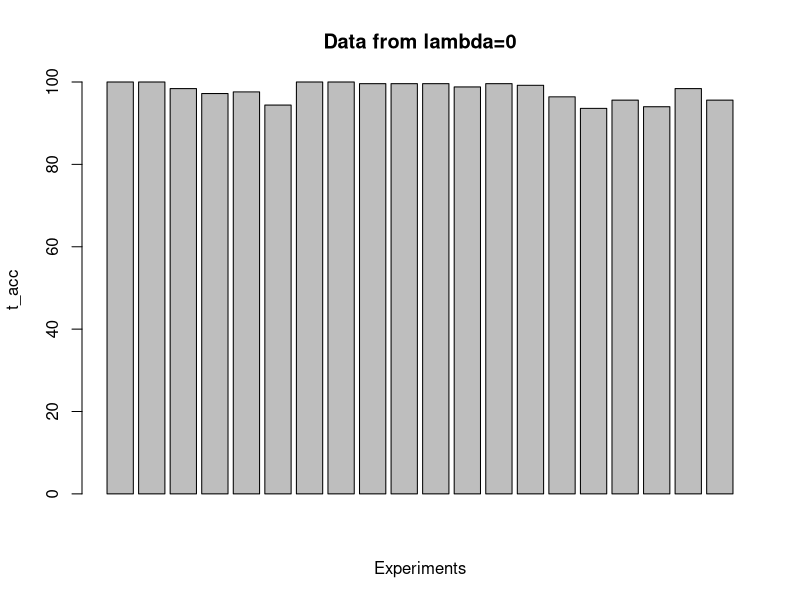
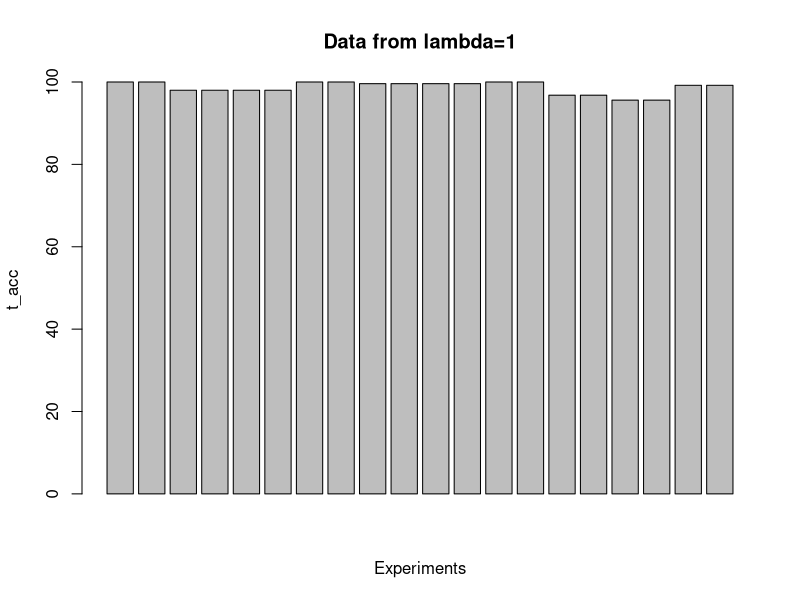
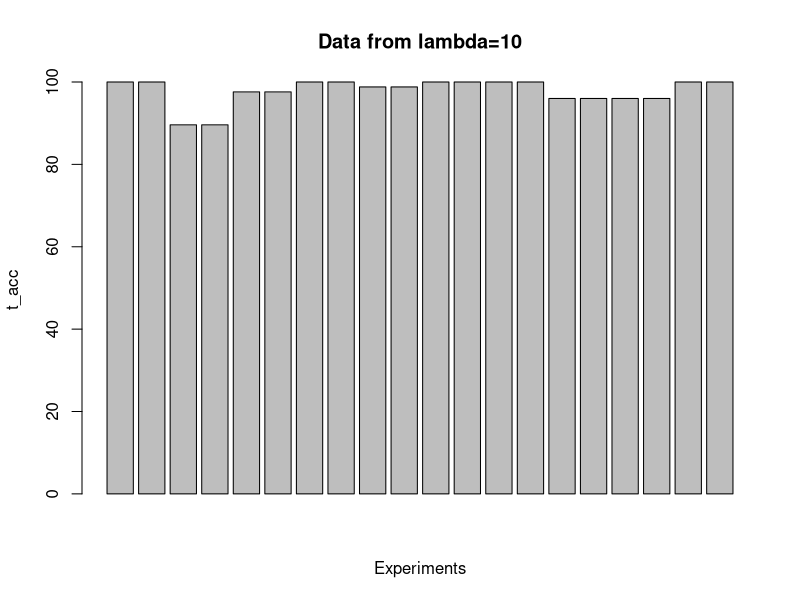
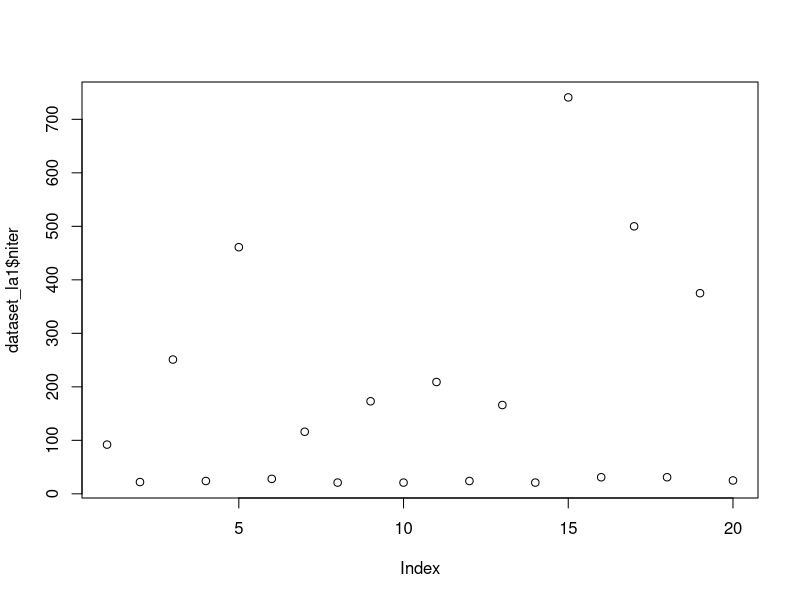
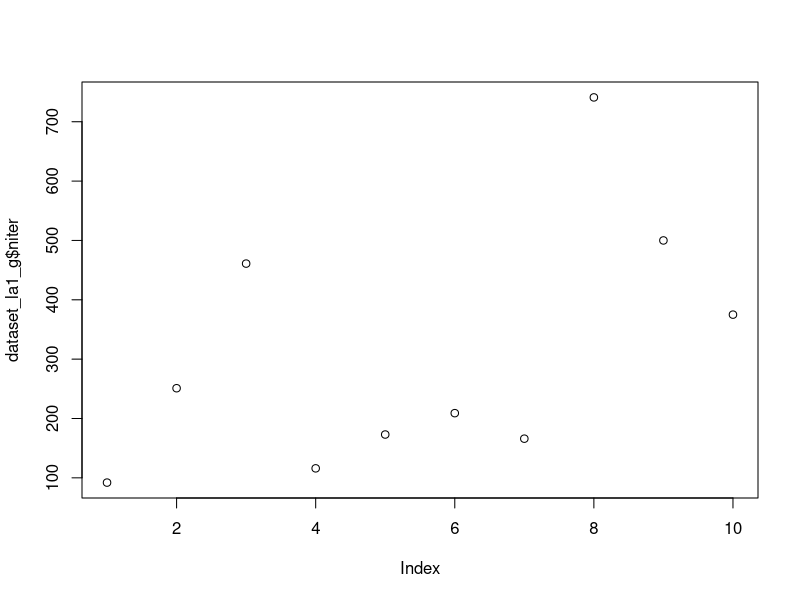
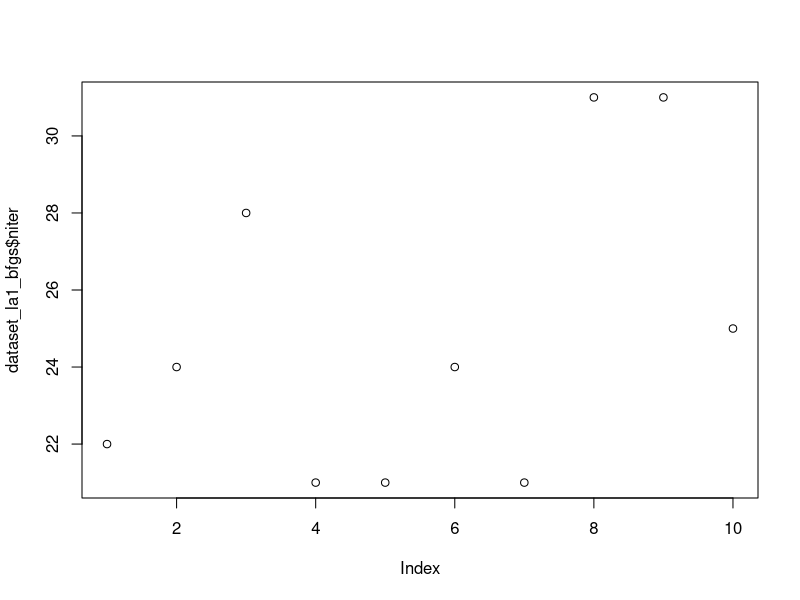
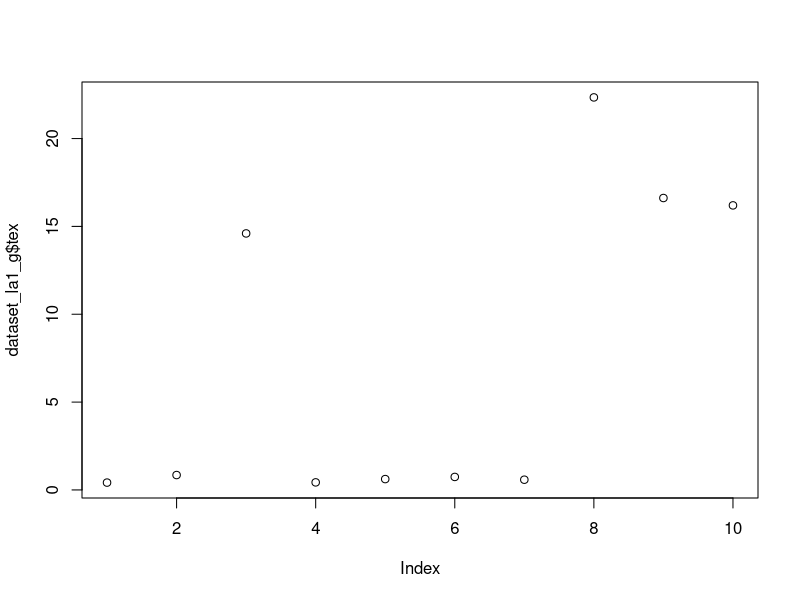
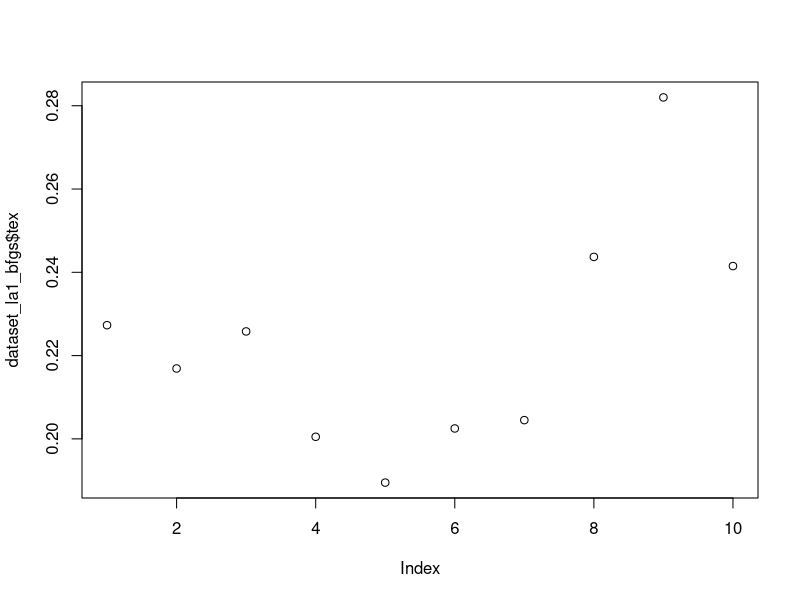

Generate these figures, in order, with R:
#otdm visualization:


dataset <- read.csv("uo_nn_batchR.csv", sep = ";")

dataset$X <- NULL
#by target
dataset_targ_0 <- dataset[dataset$num_target == 0,]
dataset_targ_1 <- dataset[dataset$num_target == 1,]
dataset_targ_2 <- dataset[dataset$num_target == 2,]
dataset_targ_3 <- dataset[dataset$num_target == 3,]
dataset_targ_4 <- dataset[dataset$num_target == 4,]
dataset_targ_5 <- dataset[dataset$num_target == 5,]
dataset_targ_6 <- dataset[dataset$num_target == 6,]
dataset_targ_7 <- dataset[dataset$num_target == 7,]
dataset_targ_8 <- dataset[dataset$num_target == 8,]
dataset_targ_9 <- dataset[dataset$num_target == 9,]


dataset_la0 <- dataset[dataset$la == 0,]
dataset_la1 <- dataset[dataset$la == 1,]
dataset_la10 <- dataset[dataset$la == 10,]

mean(dataset_la0$te_acc)
mean(dataset_la1$te_acc)
mean(dataset_la10$te_acc)

b1 <- barplot(dataset_la0$te_acc, main="Data from lambda=0",  xlab="Experiments", ylab="t_acc")
#text(b1, labels=dataset_la0$num_target, xpd=F)

barplot(dataset_la1$te_acc, main="Data from lambda=1",  xlab="Experiments", ylab="t_acc")
barplot(dataset_la10$te_acc, main="Data from lambda=10",  xlab="Experiments", ylab="t_acc")


#Jo ara per ara agafaria lambda 1 perqu?? ??s el que m??s accuracy t??.
#Per altra part, el que faria despr??s ??s agafar el metode 3 perqu?? convergeix molt m??s r??pid per?? no s??
#si realment el que et comento ??s com hauria de ser o no.

plot(dataset_la1$niter)
#aqui pots veure dos grups i realment, pots veure que uns son de bfgs i els altres de gm
dataset_la1_g <- dataset_la1[dataset_la1$isd == 1,]
dataset_la1_bfgs <- dataset_la1[dataset_la1$isd == 3,]

plot(dataset_la1_g$niter)
plot(dataset_la1_bfgs$niter)

plot(dataset_la1_g$tex)
plot(dataset_la1_bfgs$tex)

dataset_la1_g$texniter <- dataset_la1_g$tex/dataset_la1_g$niter
dataset_la1_bfgs$texniter <- dataset_la1_bfgs$tex/dataset_la1_bfgs$niter

plot(dataset_la1_g$texniter)
plot(dataset_la1_bfgs$texniter)
#idk
